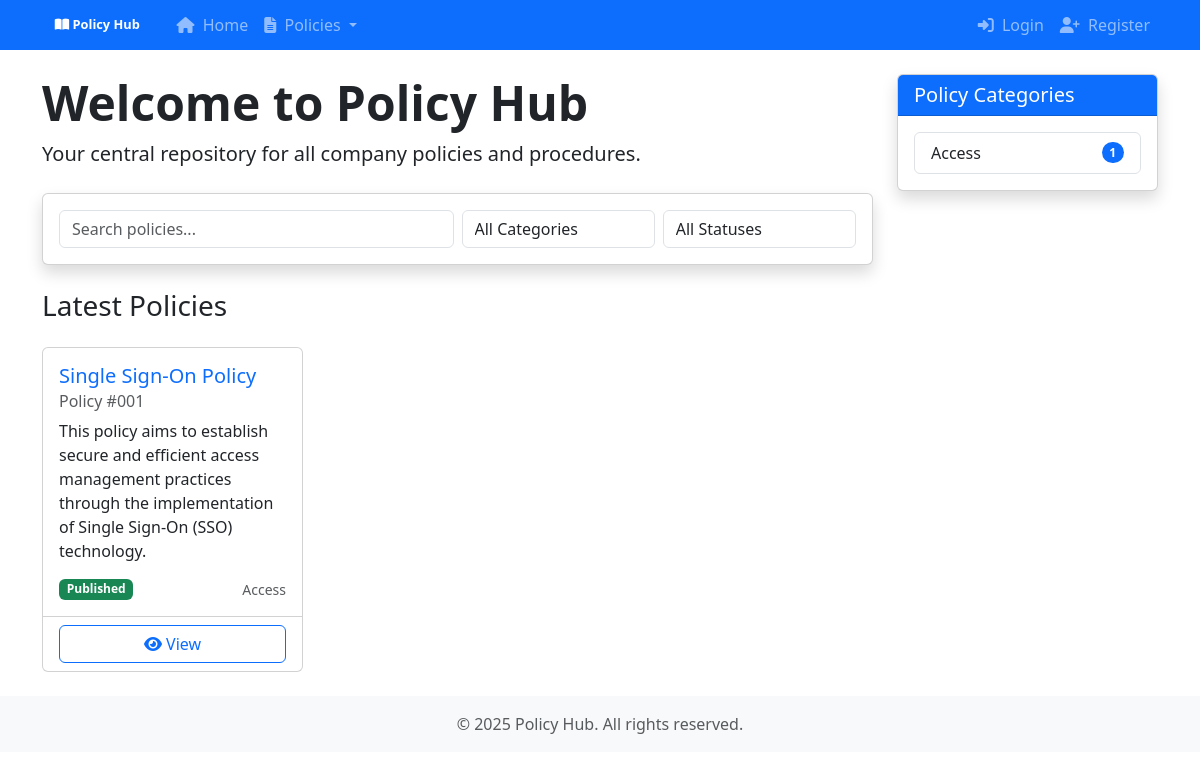
The page /policies/ on the database its author committed.
### policies/models.py (models this page shows, shortened)
class Policy(models.Model):
    STATUS_CHOICES = (
        ('draft', 'Draft'),
        ('published', 'Published'),
        ('archived', 'Archived'),
    )
    title = models.CharField(max_length=200)
    policy_number = models.CharField(max_length=50, unique=True)
    category = models.ForeignKey(PolicyCategory, on_delete=models.CASCADE, related_name='policies')
    content = models.TextField()
    summary = models.TextField()
    status = models.CharField(max_length=10, choices=STATUS_CHOICES, default='draft')
    created_by = models.ForeignKey(User, on_delete=models.SET_NULL, null=True, related_name='created_policies')
    updated_by = models.ForeignKey(User, on_delete=models.SET_NULL, null=True, related_name='updated_policies')
    effective_date = models.DateField()
    review_date = models.DateField()
    document_file = models.FileField(upload_to=policy_file_path, blank=True, null=True)
    created_at = models.DateTimeField(auto_now_add=True)
    updated_at = models.DateTimeField(auto_now=True)
    class Meta:
        verbose_name_plural = "Policies"
        ordering = ['-effective_date', 'title']

class PolicyCategory(models.Model):
    name = models.CharField(max_length=100)
    description = models.TextField(blank=True, null=True)
    created_at = models.DateTimeField(auto_now_add=True)
    updated_at = models.DateTimeField(auto_now=True)
    class Meta:
        verbose_name_plural = "Policy Categories"
        ordering = ['name']
    def __str__(self):
        return self.name

### policies/views.py (the view, shortened to what this page needs)
# urls.py: path('', views.HomeView.as_view(), name='home'),
class HomeView(ListView):
    model = Policy
    template_name = 'policies/home.html'
    context_object_name = 'policies'
    paginate_by = 10
    def get_queryset(self):
        queryset = Policy.objects.filter(status='published')
        if self.request.user.is_authenticated and (
            self.request.user.profile.is_admin or
            self.request.user.profile.is_moderator
        ):
            queryset = Policy.objects.all()
        form = PolicySearchForm(self.request.GET)
        if form.is_valid():
            query = form.cleaned_data.get('query')
            category = form.cleaned_data.get('category')
            status = form.cleaned_data.get('status')
            if category:
                queryset = queryset.filter(category=category)
            if status:
                queryset = queryset.filter(status=status)
        return queryset
    def get_context_data(self, **kwargs):
        context = super().get_context_data(**kwargs)
        context['search_form'] = PolicySearchForm(self.request.GET or None)
        context['categories'] = PolicyCategory.objects.all()
        return context

### policies/forms.py
class PolicySearchForm(forms.Form):
    query = forms.CharField(
        required=False,
        widget=forms.TextInput(attrs={
            'class': 'form-control',
            'placeholder': 'Search policies...'
        })
    )
    category = forms.ModelChoiceField(
        queryset=PolicyCategory.objects.all(),
        required=False,
        empty_label="All Categories",
        widget=forms.Select(attrs={'class': 'form-control'})
    )
    status = forms.ChoiceField(
        choices=[('', 'All Statuses')] + list(Policy.STATUS_CHOICES),
        required=False,
        widget=forms.Select(attrs={'class': 'form-control'})
    )

### templates/policies/home.html (shortened to what this page needs)
{% extends 'base.html' %}
{% block content %}
<div class="row">
    <div class="col-lg-9">
        <div class="mb-4">
            <h2 class="display-5 fw-bold">Welcome to Policy Hub</h2>
            <p class="lead">Your central repository for all company policies and procedures.</p>
        </div>
        <div class="card shadow mb-4">
            <div class="card-body">
                <form hx-get="{% url 'policies:htmx-policy-list' %}" hx-target="#policy-list" hx-trigger="submit, change" hx-indicator=".htmx-indicator">
                    <div class="row g-2">
                        <div class="col-md-6">
                            {{ search_form.query }}
                        </div>
                        <div class="col-md-3">
                            {{ search_form.category }}
                        </div>
                        <div class="col-md-3">
                            {{ search_form.status }}
                        </div>
                    </div>
                </form>
            </div>
        </div>
        <div class="mb-3 d-flex justify-content-between align-items-center">
            <h3>Latest Policies</h3>
        </div>
        <div id="policy-list">
            {% include 'policies/partials/policy_list.html' with policies=policies %}
        </div>
    </div>
    <div class="col-lg-3">
        <div class="card shadow mb-4">
            <div class="card-header bg-primary text-white">
                <h5 class="mb-0">Policy Categories</h5>
            </div>
            <div class="card-body">
                <div class="list-group">
                    {% for category in categories %}
                    <a href="{% url 'policies:category-detail' category.id %}" class="list-group-item list-group-item-action d-flex justify-content-between align-items-center">
                        {{ category.name }}
                        <span class="badge bg-primary rounded-pill">{{ category.policies.count }}</span>
                    </a>
                    {% empty %}
                    <p class="text-muted mb-0">No categories found</p>
                    {% endfor %}
                </div>
            </div>
        </div>
    </div>
</div>
{% endblock %}

### templates/base.html (shortened to what this page needs)
<!DOCTYPE html>
<html lang="en">
<head>
    <link href="https://cdn.jsdelivr.net/npm/bootstrap@5.3.0/dist/css/bootstrap.min.css" rel="stylesheet">
    <link rel="stylesheet" href="https://cdnjs.cloudflare.com/ajax/libs/font-awesome/6.4.0/css/all.min.css">
</head>
<body>
    <nav class="navbar navbar-expand-lg navbar-dark bg-primary mb-4">
        <div class="container">
            <a class="navbar-brand" href="{% url 'landing' %}">
                <i class="fas fa-book-open"></i> Policy Hub
            </a>
            <div class="collapse navbar-collapse" id="navbarNav">
                <ul class="navbar-nav me-auto">
                    <li class="nav-item">
                        <a class="nav-link" href="{% url 'landing' %}">
                            <i class="fas fa-home me-1"></i> Home
                        </a>
                    </li>
                    <li class="nav-item dropdown">
                        <a class="nav-link dropdown-toggle" href="#" id="policyDropdown" role="button" data-bs-toggle="dropdown">
                            <i class="fas fa-file-alt me-1"></i> Policies
                        </a>
                    </li>
                </ul>
                <ul class="navbar-nav">
                    {% if user.is_authenticated %}
                        <li class="nav-item dropdown">
                            <a class="nav-link dropdown-toggle" href="#" id="userDropdown" role="button" data-bs-toggle="dropdown">
                                <i class="fas fa-user-circle me-1"></i> {{ user.username }}
                            </a>
                            <ul class="dropdown-menu dropdown-menu-end">
                                <li>
                                    <a class="dropdown-item" href="{% url 'profile' %}">
                                        <i class="fas fa-user me-2"></i>My Profile
                                    </a>
                                </li>
                                <li><hr class="dropdown-divider"></li>
                                <li>
                                    <form method="post" action="{% url 'logout' %}" class="d-inline">
                                        {% csrf_token %}
                                        <button type="submit" class="dropdown-item text-danger">
                                            <i class="fas fa-sign-out-alt me-2"></i>Logout
                                        </button>
                                    </form>
                                </li>
                            </ul>
                        </li>
                    {% else %}
                        <li class="nav-item">
                            <a class="nav-link" href="{% url 'login' %}">
                                <i class="fas fa-sign-in-alt me-1"></i> Login
                            </a>
                        </li>
                        <li class="nav-item">
                            <a class="nav-link" href="{% url 'register' %}">
                                <i class="fas fa-user-plus me-1"></i> Register
                            </a>
                        </li>
                    {% endif %}
                </ul>
            </div>
        </div>
    </nav>
    <div class="container">
        {% block content %}{% endblock %}
    </div>
    <footer class="footer mt-auto py-3 bg-light">
        <div class="container text-center">
            <p class="text-muted mb-0">© {% now "Y" %} Policy Hub. All rights reserved.</p>
        </div>
    </footer>
</body>
</html>

### templates/policies/partials/policy_list.html (shortened to what this page needs)
{% if policies %}
<div class="row row-cols-1 row-cols-md-2 row-cols-lg-3 g-4">
    {% for policy in policies %}
    <div class="col">
        <div class="card h-100 policy-card">
            <div class="card-body">
                <h5 class="card-title">
                    <a href="{% url 'policies:policy-detail' policy.pk %}" class="text-decoration-none">{{ policy.title }}</a>
                </h5>
                <h6 class="card-subtitle mb-2 text-muted">Policy #{{ policy.policy_number }}</h6>
                <p class="card-text">{{ policy.summary|truncatewords:30 }}</p>
                <div class="d-flex justify-content-between align-items-center">
                    <span class="badge bg-{% if policy.status == 'published' %}success{% elif policy.status == 'draft' %}warning{% else %}secondary{% endif %}">
                        {{ policy.status|title }}
                    </span>
                    <small class="text-muted">{{ policy.category.name }}</small>
                </div>
            </div>
            <div class="card-footer bg-transparent">
                <div class="btn-group w-100">
                    <a href="{% url 'policies:policy-detail' policy.pk %}" class="btn btn-outline-primary">
                        <i class="fas fa-eye"></i> View
                    </a>
                </div>
            </div>
        </div>
    </div>
    {% endfor %}
</div>
{% else %}
<div class="alert alert-info">
    No policies found matching your criteria.
</div>
{% endif %}

### templates/base.html (style rules this page uses)
.navbar-brand { font-weight: bold; font-size: 0.8rem; padding: 0.3rem 0.8rem; }
.navbar { padding: 0.3rem 0.8rem; }
.policy-card { transition: transform 0.2s; }
.footer { margin-top: 3rem; padding: 2rem 0; background-color: #f8f9fa; }

### rows shown on the page
Policy: title "Single Sign-On Policy", policy_number "001", summary "This policy aims to establish secure and efficient access management practices through the implementation of Single Sign-On (SSO) technology.", status "Published", category.name "Access"
PolicyCategory: name "Access", policies.count "1"
